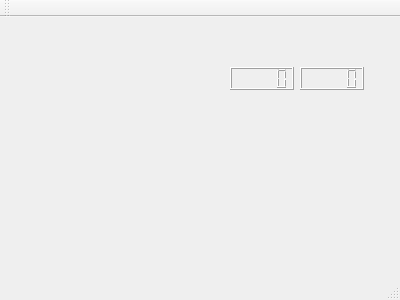
<?xml version="1.0" encoding="UTF-8"?>
<ui version="4.0">
 <class>MainWindow</class>
 <widget class="QMainWindow" name="MainWindow">
  <property name="geometry">
   <rect>
    <x>0</x>
    <y>0</y>
    <width>400</width>
    <height>300</height>
   </rect>
  </property>
  <property name="windowTitle">
   <string>MainWindow</string>
  </property>
  <widget class="QWidget" name="centralWidget">
   <widget class="QLCDNumber" name="lcdMin">
    <property name="geometry">
     <rect>
      <x>230</x>
      <y>50</y>
      <width>64</width>
      <height>23</height>
     </rect>
    </property>
    <property name="smallDecimalPoint">
     <bool>false</bool>
    </property>
   </widget>
   <widget class="QLCDNumber" name="lcdSec">
    <property name="geometry">
     <rect>
      <x>300</x>
      <y>50</y>
      <width>64</width>
      <height>23</height>
     </rect>
    </property>
   </widget>
  </widget>
  <widget class="QMenuBar" name="menuBar">
   <property name="geometry">
    <rect>
     <x>0</x>
     <y>0</y>
     <width>400</width>
     <height>25</height>
    </rect>
   </property>
  </widget>
  <widget class="QToolBar" name="mainToolBar">
   <attribute name="toolBarArea">
    <enum>TopToolBarArea</enum>
   </attribute>
   <attribute name="toolBarBreak">
    <bool>false</bool>
   </attribute>
  </widget>
  <widget class="QStatusBar" name="statusBar"/>
 </widget>
 <layoutdefault spacing="6" margin="11"/>
 <resources/>
 <connections/>
</ui>
